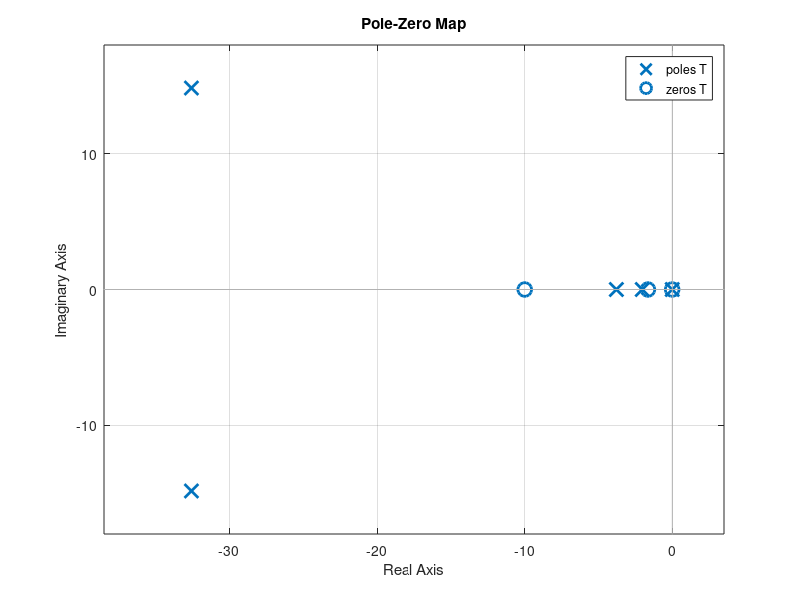
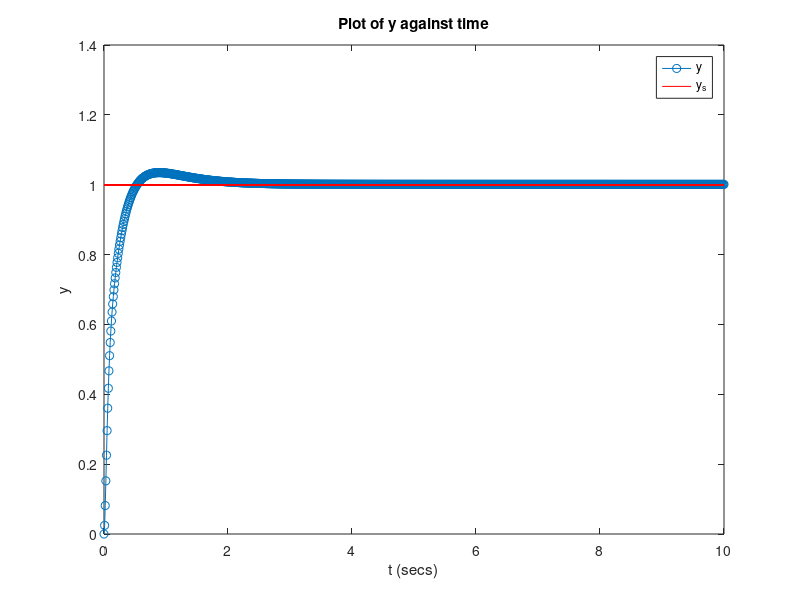

The MATLAB script that drew these images, in order: (Note: this script raises an error after producing the figures.)
% setup system parameters
s = tf('s');
P = (s + 10) / (s^4 + 71*s^3 + 1070*s^2 + 1000*s);

% select gains for PID controller
kp = 1000;
ki = 11;
kd = 600;
C = pid(kp, ki, kd);

% define transfer function of the closed-loop system
T = feedback(C*P, 1);

% check the numerator and denominator of the Tcl to find y_ss
[nf, df] = tfdata(T);
celldisp(nf);
celldisp(df);

% check poles placement
figure(1)
pzmap(T);

% run the simulation
t = 0:0.01:10;
y_ref = ones(1001);

figure(2)
[y, t] = step(T, t);
plot(t, y, '-o', t, y_ref, 'red');
title('Plot of y against time');
legend('y', 'y_s');
xlabel('t (secs)');
ylabel('y');
disp(abs(1 - y(end)));
disp(stepinfo(T));